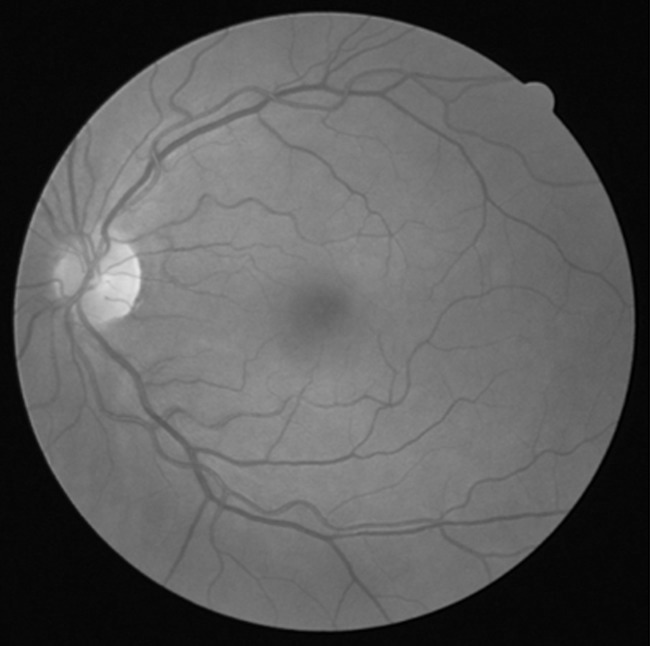
#> input picture tp4/image_sources/eyebw.jpg, 650 x 646 px
$ python histogram.py
#> lines starting #> are read from the running program, lines starting #| are printed output that depends on the picture
import cv2
import numpy as np
import matplotlib.pyplot as plt

base_path = "../image_sources/eyebw.jpg"

imagen = cv2.imread(base_path, cv2.IMREAD_GRAYSCALE)
#> imagen is the input picture: shape (646, 650); min 0, max 229, mean 88.9

histograma = cv2.calcHist([imagen], [0], None, [256], [0, 256])
#> histograma = 256 values, max 44983 at index 7, min 0 at index 230, mean 1640.2

escalas_de_grises = list(range(256))

plt.figure()
plt.title("Histograma del ojo")
plt.xlabel("Valor de intensidad (Escala de Grises)")
plt.ylabel("Número de Píxeles")
plt.plot(escalas_de_grises, histograma)
plt.xlim([0, 255])
plt.show()
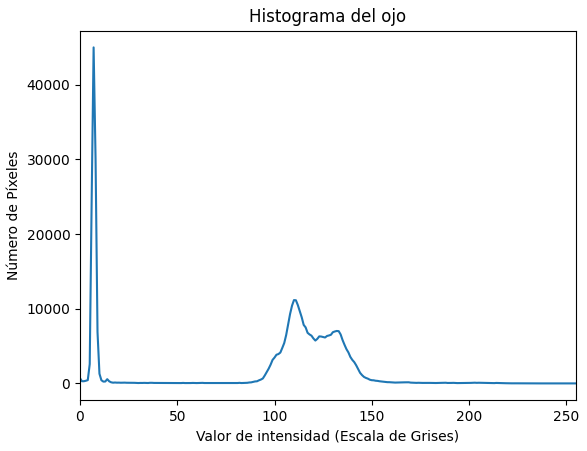
#> figure drawn by matplotlib, 1 panel; curve peaks at x = 7, y = 44983

$ run again, with tp4/image_sources/8 bit fractal.png saved as tp4/image_sources/eyebw.jpg
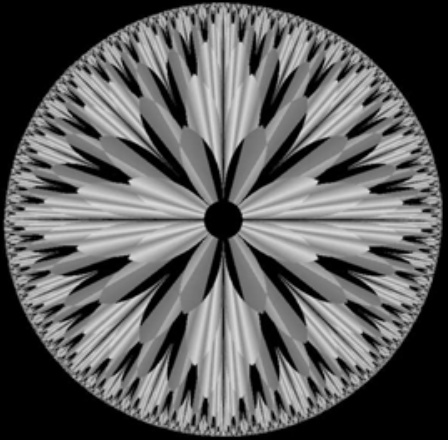
#> input picture tp4/image_sources/8 bit fractal.png, 448 x 440 px
#> imagen is the input picture: shape (440, 448); min 0, max 220, mean 91.9
#> histograma = 256 values, max 47006 at index 0, min 0 at index 219, mean 770
#> `plt.show()`:
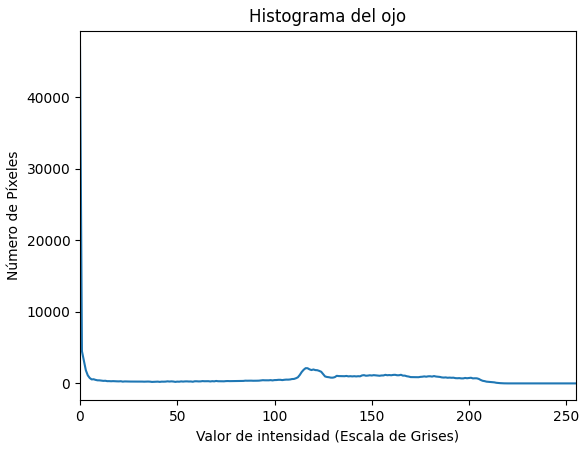
#> figure drawn by matplotlib, 1 panel; curve peaks at x = 0, y = 47006
